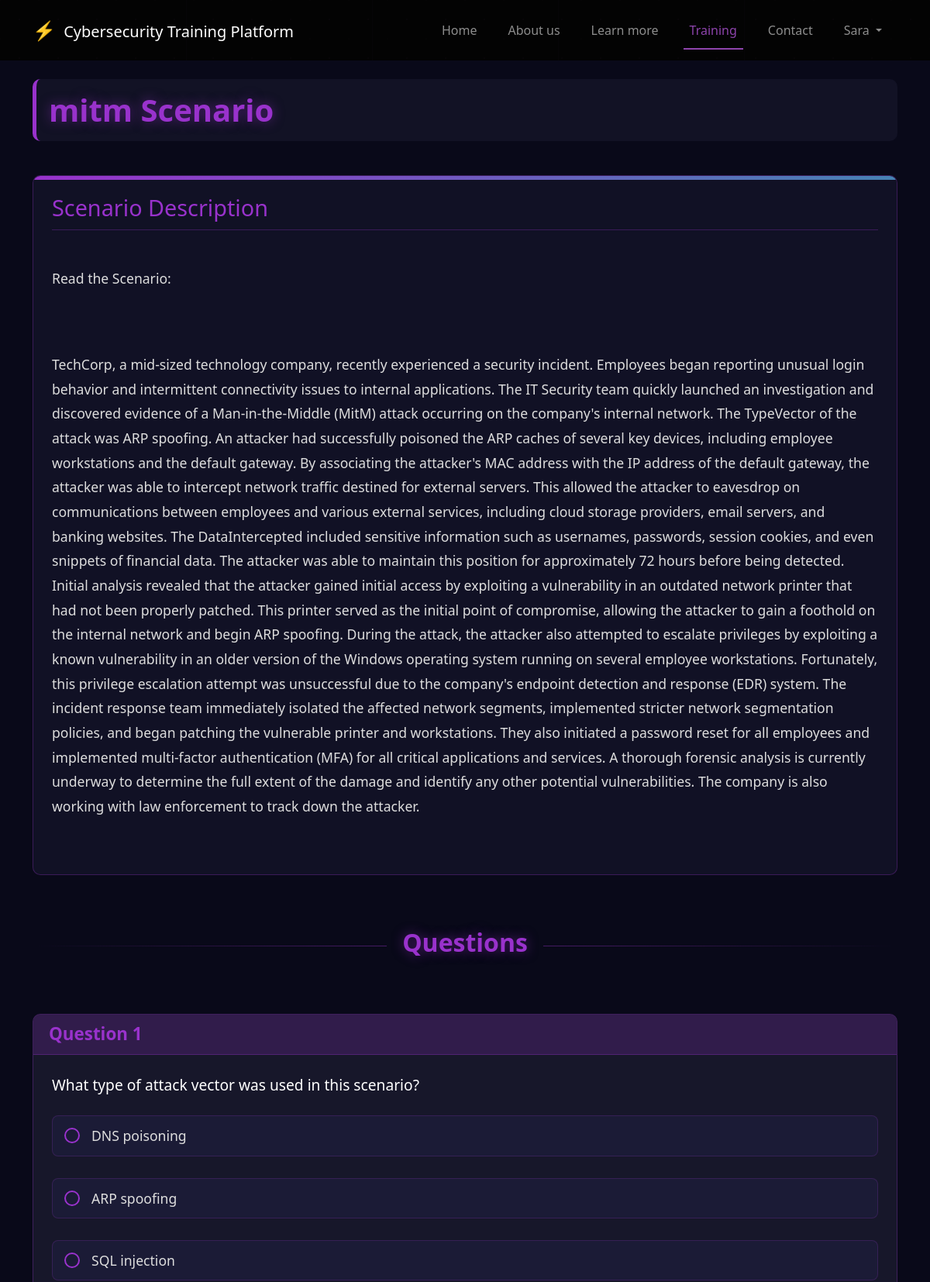
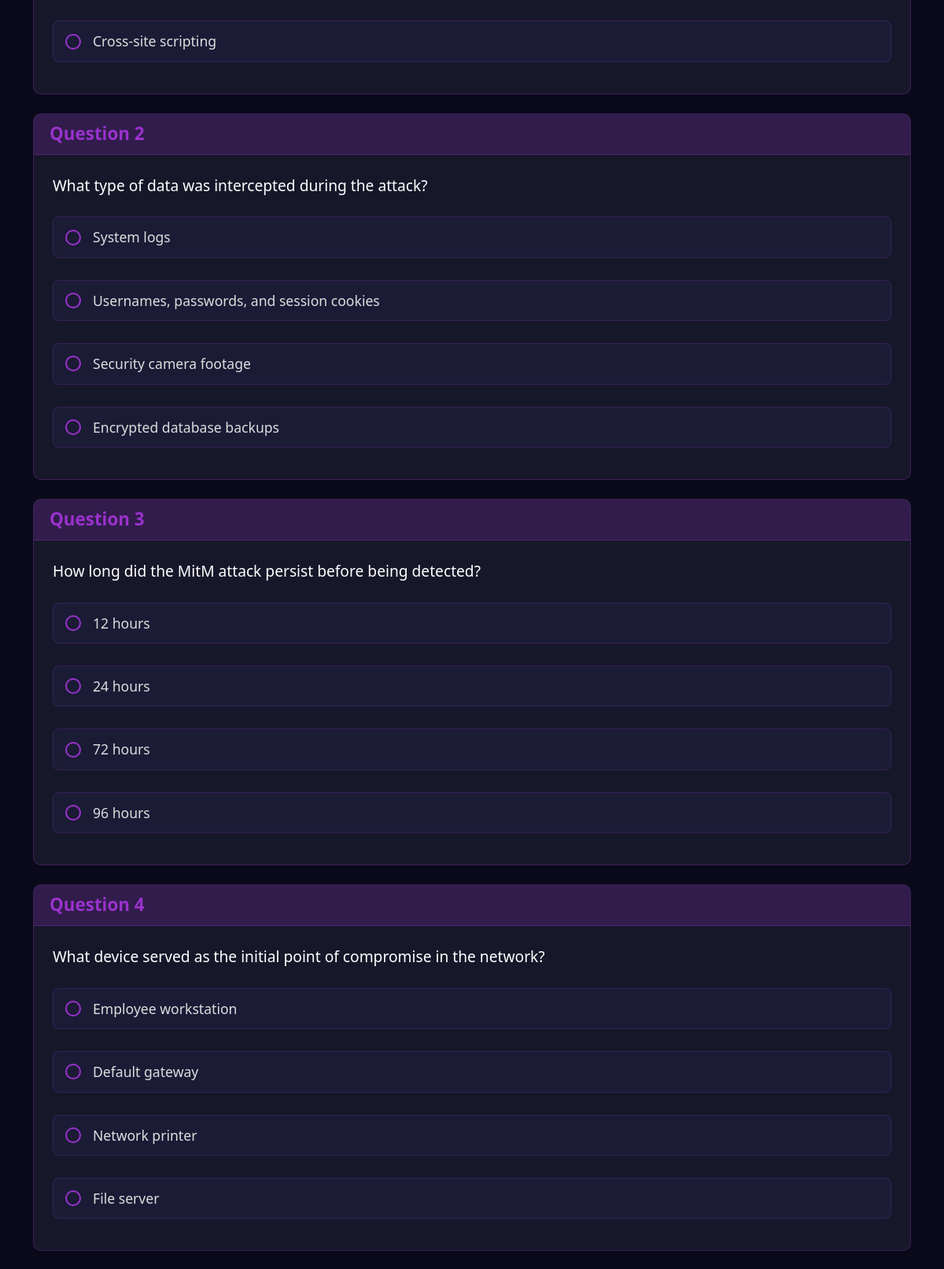
/training/scenario/67/ (signed in, upper part), run on the app's committed database (2 pictures, top to bottom).
### training/models.py (models this page shows, shortened)
class Scenario(models.Model):
    scenario_id = models.AutoField(primary_key=True)
    user = models.ForeignKey(User, on_delete=models.CASCADE, related_name='scenarios')
    attack_type = models.ForeignKey(AttackType, on_delete=models.CASCADE)
    created_at = models.DateTimeField(auto_now_add=True)
    scenario_text = models.TextField()
    json_data = models.JSONField(null=True, blank=True)
    ai_response = models.JSONField(null=True, blank=True)
    raw_response = models.TextField(null=True, blank=True)

class Question(models.Model):
    question_id = models.AutoField(primary_key=True)
    scenario = models.ForeignKey(Scenario, on_delete=models.CASCADE, related_name='questions')
    question_text = models.TextField()
    question_type = models.CharField(max_length=50, default='multiple_choice')
    explanation = models.TextField(null=True, blank=True)

class Answer(models.Model):
    answer_id = models.AutoField(primary_key=True)
    question = models.ForeignKey(Question, on_delete=models.CASCADE, related_name='answers')
    answer_text = models.CharField(max_length=200)
    is_correct = models.BooleanField(default=False)

### pages/models.py (models this page shows, shortened)
class AttackType(models.Model):
    name = models.CharField(max_length=100)
    description = models.TextField()
    icon = models.CharField(max_length=100, blank=True)

### training/views.py (the view)
# urls.py: path('scenario/<int:scenario_id>/', views.scenario, name='scenario_by_id'),
@login_required
def scenario(request, scenario_id):
    scenario = get_object_or_404(Scenario, scenario_id=scenario_id)
    questions = Question.objects.filter(scenario=scenario).prefetch_related('answers')
    context = {
        'scenario': scenario,
        'questions': questions,
        'attack_type': scenario.attack_type.name,
        'scenario_id': scenario_id  # Keep the original parameter to maintain compatibility
    }
    return render(request, 'training/scenario.html', context)

### templates/training/scenario.html (shortened to what this page needs)
{% extends 'base/base.html' %}
{% load static %}
{% block content %}
<section class="scenario-section py-4">
    <div class="container">
        <div class="row mb-4">
            <div class="col-lg-12">
                <div class="scenario-header p-3">
                    <h1 class="scenario-title">{{ scenario.attack_type.name }} Scenario</h1>
                </div>
            </div>
        </div>
        <div class="row mb-5">
            <div class="col-lg-12">
                <div class="scenario-container p-4">
                    <h2 class="section-heading mb-3">Scenario Description</h2>
                    <div class="scenario-content">
                        {{ scenario.scenario_text|linebreaks }}
                    </div>
                </div>
            </div>
        </div>
        <div class="row mb-4">
            <div class="col-lg-12">
                <div class="section-divider">
                    <h2 class="questions-title">Questions</h2>
                </div>
            </div>
        </div>
        <div class="row">
            <div class="col-lg-12">
                <form id="scenario-form" method="post" action="{% url 'training:submit_answers' attack_type %}">
                    {% for question in questions %}
                    <div class="question-box mb-4">
                        <div class="question-header">
                            <h3 class="question-number">Question {{ forloop.counter }}</h3>
                        </div>
                        <div class="question-content p-4">
                            <div class="question-text mb-4">
                                {{ question.question_text }}
                            </div>
                            <div class="options-list">
                                {% for answer in question.answers.all %}
                                <div class="option-item mb-3">
                                    <label class="option-label" for="answer_{{ answer.answer_id }}">
                                        <span class="option-text">{{ answer.answer_text }}</span>
                                    </label>
                                </div>
                                {% endfor %}
                            </div>
                        </div>
                    </div>
                    {% endfor %}
                </form>
            </div>
        </div>
    </div>
</section>
{% endblock %}

### templates/base/base.html (shortened to what this page needs)
<!DOCTYPE html>
{% load static %}
<html lang="en">
<head>
    <link href="https://cdn.jsdelivr.net/npm/bootstrap@5.3.0-alpha1/dist/css/bootstrap.min.css" rel="stylesheet">
    <link rel="stylesheet" href="https://cdn.jsdelivr.net/npm/bootstrap-icons@1.11.1/font/bootstrap-icons.css">
    <link rel="stylesheet" href="{% static 'css/learn.css' %}">
    <link rel="stylesheet" href="https://cdnjs.cloudflare.com/ajax/libs/font-awesome/5.15.4/css/all.min.css">
</head>
<body>
    <header>
        <nav class="navbar navbar-expand-lg navbar-dark">
            <div class="container">
                <a class="navbar-brand" href="{% url 'home' %}">
                    <span class="cyber-icon">⚡</span> Cybersecurity Training Platform
                </a>
                <div class="collapse navbar-collapse" id="navbarNav">
                    <ul class="navbar-nav ms-auto">
                        <li class="nav-item">
                            <a class="nav-link {% if request.path == '/' %}active{% endif %}" href="{% url 'home' %}">Home</a>
                        </li>
                        <li class="nav-item">
                            <a class="nav-link {% if 'about' in request.path %}active{% endif %}" href="{% url 'about' %}">About us</a>
                        </li>
                        <li class="nav-item">
                            <a class="nav-link {% if 'learn' in request.path %}active{% endif %}" href="{% url 'learn' %}">Learn more</a>
                        </li>
                        <li class="nav-item">
                            <li class="nav-item">
                                <a class="nav-link {% if 'training' in request.path %}active{% endif %}" href="/training/">Training</a>                     </li>
                        <li class="nav-item">
                            <a class="nav-link {% if 'contact' in request.path %}active{% endif %}" href="{% url 'contact' %}">Contact</a>
                        </li>
                        {% if user.is_authenticated %}
<li class="nav-item dropdown">
    <a class="nav-link dropdown-toggle" href="#" id="navbarDropdown" role="button" data-bs-toggle="dropdown" aria-expanded="false">
        {{ user.first_name|default:user.username }}
    </a>
</li>
{% else %}
<li class="nav-item">
    <a class="btn get-started-btn" href="{% url 'login' %}">Get Started</a>
</li>
{% endif %}
                    </ul>
                </div>
            </div>
        </nav>
    </header>
    <main>
        {% block content %}{% endblock %}
    </main>
</body>
</html>

### templates/base/base.html (style rules this page uses)
body { font-family: 'Segoe UI', Tahoma, Geneva, Verdana, sans-serif; background-color: #111; color: #fff; position: relative; min-height: 100vh; }
body::before { content: ''; position: absolute; top: 0; left: 0; width: 100%; height: 100%; background-image: radial-gradient(#8e44ad20 1px, transparent 1px), radial-gradient(#8e44ad10 1px, transparent 1px); background-size: 50px 50px; background-position: 0 0, 25px 25px; pointer-events: none; z-index: -1; }
.navbar { background-color: rgba(0, 0, 0, 0.8); padding: 1rem 0; }
.cyber-icon { color: #ff5500; font-size: 1.2em; margin-right: 5px; }
.nav-link { margin: 0 12px; position: relative; font-weight: 500; }
.nav-link.active { color: #8e44ad !important; }
.nav-link.active::after { content: ''; position: absolute; width: 100%; height: 2px; background-color: #8e44ad; bottom: -5px; left: 0; }

### templates/training/scenario.html (style rules this page uses)
.scenario-section { padding: 30px 0; background-color: #090919; color: #fff; }
.scenario-header { background-color: rgba(20, 20, 40, 0.8); border-radius: 10px; border-left: 5px solid #9932CC; margin-bottom: 20px; }
.scenario-title { color: #9932CC; font-weight: 700; margin-bottom: 0; font-size: 2.5rem; text-shadow: 0 0 15px rgba(153, 50, 204, 0.5); }
.scenario-container { background-color: rgba(20, 20, 40, 0.8); border-radius: 10px; border: 1px solid rgba(153, 50, 204, 0.3); position: relative; overflow: hidden; }
.scenario-container::before { content: ''; position: absolute; top: 0; left: 0; width: 100%; height: 5px; background: linear-gradient(to right, #9932CC, #4682B4); }
.section-heading { color: #9932CC; font-size: 1.8rem; border-bottom: 1px solid rgba(153, 50, 204, 0.3); padding-bottom: 10px; margin-bottom: 20px; }
.scenario-content { color: #ddd; font-size: 1.1rem; line-height: 1.8; white-space: pre-line; }
.section-divider { text-align: center; position: relative; margin: 20px 0 40px; }
.section-divider::before { content: ''; position: absolute; top: 50%; left: 0; width: 100%; height: 1px; background: linear-gradient(to right, transparent, rgba(153, 50, 204, 0.5), transparent); }
.questions-title { display: inline-block; background-color: #090919; padding: 0 20px; position: relative; color: #9932CC; font-size: 2rem; font-weight: 700; text-shadow: 0 0 15px rgba(153, 50, 204, 0.5); }
.question-box { background-color: rgba(30, 30, 50, 0.7); border-radius: 10px; overflow: hidden; border: 1px solid rgba(153, 50, 204, 0.3); transition: transform 0.3s ease, box-shadow 0.3s ease; }
.question-header { background-color: rgba(153, 50, 204, 0.2); padding: 12px 20px; border-bottom: 1px solid rgba(153, 50, 204, 0.3); }
.question-number { color: #9932CC; font-size: 1.4rem; margin: 0; font-weight: 600; }
.question-text { font-size: 1.2rem; color: #fff; line-height: 1.6; }
.options-list { display: flex; flex-direction: column; gap: 12px; }
.option-item { transition: all 0.2s ease; }
.option-label { display: flex; align-items: center; cursor: pointer; padding: 12px 15px; border-radius: 8px; background-color: rgba(30, 30, 60, 0.7); border: 1px solid rgba(153, 50, 204, 0.2); transition: all 0.3s ease; width: 100%; }
.option-label input[type="radio"] + span { display: flex; align-items: center; }
.option-label input[type="radio"] + span::before { content: ''; display: inline-block; width: 20px; height: 20px; margin-right: 15px; border-radius: 50%; border: 2px solid #9932CC; background-color: transparent; transition: all 0.2s ease; flex-shrink: 0; }
.option-text { color: #ddd; font-size: 1.1rem; }

### data on the page
Scenario: attack_type.name "mitm", scenario_text "Read the Scenario: TechCorp, a mid-sized technology company, recently experienced a security incident. Employees began reporting unusual login behavior and intermittent connectivity issues to internal applications. The IT Security team quickly launched an investigation and discovered evidence of a Man-in-the-Middle (MitM) attack occurring on the company's internal network. The TypeVector of the attack was ARP spoofing. An attacker had successfully poisoned the ARP caches of several key devices, including employee workstations and the default gateway. By associating the attacker's MAC address with the IP address of the default gateway, the attacker was able to intercept network traffic…"
Question: question_text "What type of attack vector was used in this scenario?"
Answer: answer_text "DNS poisoning"
Answer: answer_text "ARP spoofing"
Answer: answer_text "SQL injection"
Answer: answer_text "Cross-site scripting"
Question: question_text "What type of data was intercepted during the attack?"
Answer: answer_text "System logs"
Answer: answer_text "Usernames, passwords, and session cookies"
Answer: answer_text "Security camera footage"
Answer: answer_text "Encrypted database backups"
Question: question_text "How long did the MitM attack persist before being detected?"
Answer: answer_text "12 hours"
Answer: answer_text "24 hours"
Answer: answer_text "72 hours"
Answer: answer_text "96 hours"
Question: question_text "What device served as the initial point of compromise in the network?"
Answer: answer_text "Employee workstation"
Answer: answer_text "Default gateway"
Answer: answer_text "Network printer"
Answer: answer_text "File server"

### other printed values
{{ user.first_name|default:user.username }} "Sara"
